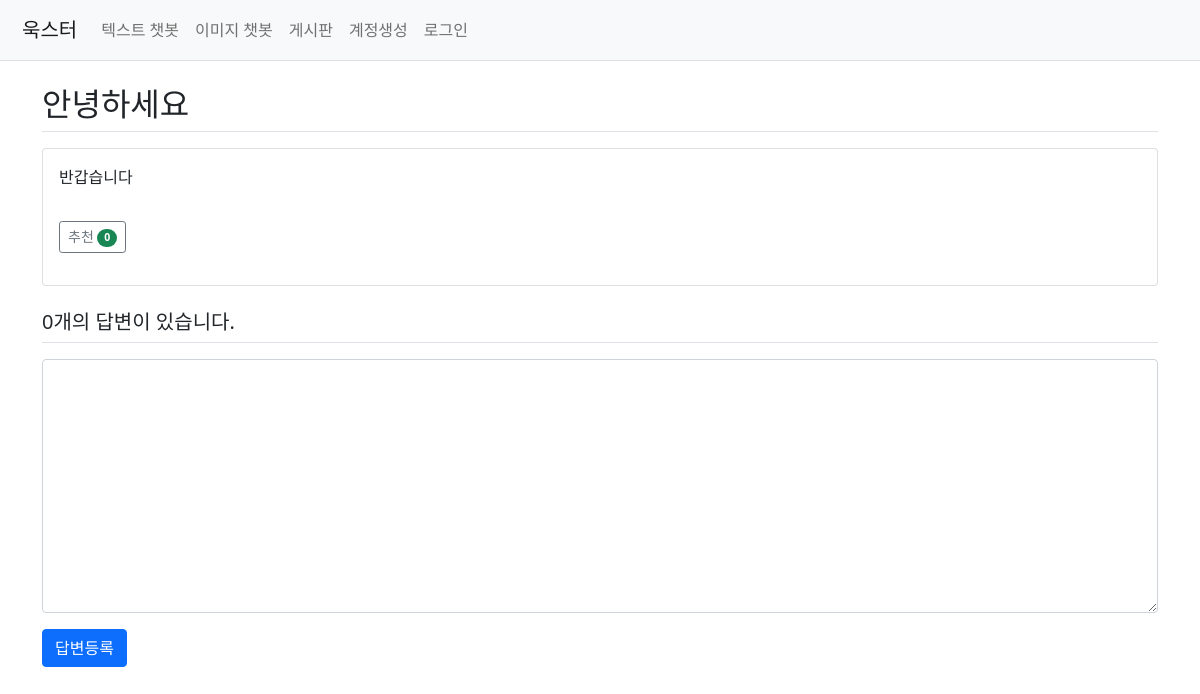
/question/detail/1/, run on an earlier commit of the app's database.
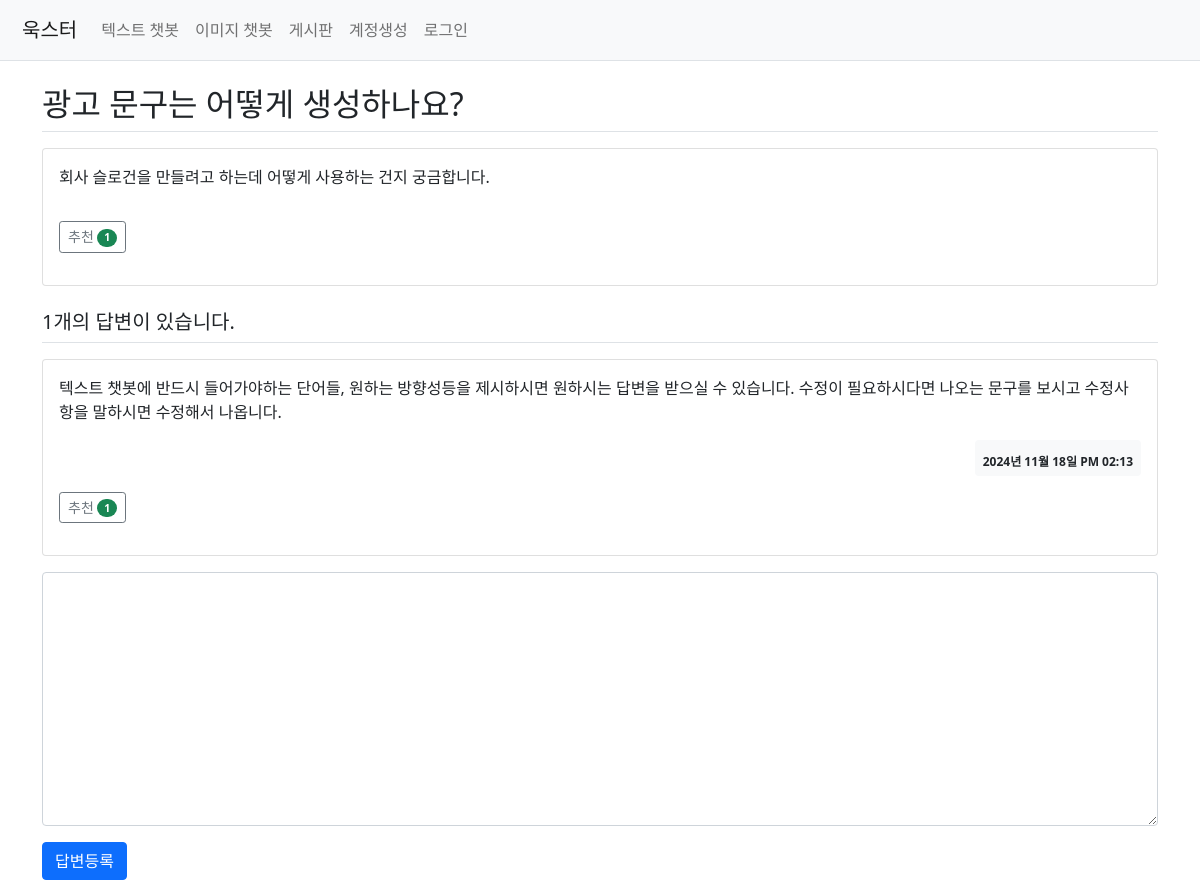
And on a later commit of the database.
### my_flask_app/models.py (models this page shows)
class Question(db.Model):
    id = db.Column(db.Integer, primary_key=True)
    subject = db.Column(db.String(200), nullable=False)
    content = db.Column(db.Text(), nullable=False)
    create_date = db.Column(db.DateTime(), nullable=False)
    user_id = db.Column(db.Integer, db.ForeignKey('user.id', ondelete='CASCADE'), nullable=False)
    user = db.relationship('User', backref=db.backref('question_set'))
    modify_date = db.Column(db.DateTime(), nullable=True)
    voter = db.relationship('User', secondary=question_voter, backref=db.backref('question_voter_set'))

class Answer(db.Model):
    id = db.Column(db.Integer, primary_key=True)
    question_id = db.Column(db.Integer, db.ForeignKey('question.id', ondelete='CASCADE'))
    question = db.relationship('Question', backref=db.backref('answer_set'))
    content = db.Column(db.Text(), nullable=False)
    create_date = db.Column(db.DateTime(), nullable=False)
    user_id = db.Column(db.Integer, db.ForeignKey('user.id', ondelete='CASCADE'), nullable=False)
    user = db.relationship('User', backref=db.backref('answer_set'))
    modify_date = db.Column(db.DateTime(), nullable=True)
    voter = db.relationship('User', secondary=answer_voter, backref=db.backref('answer_voter_set'))

### my_flask_app/views/question_views.py (the view)
@bp.route('/detail/<int:question_id>/')
def detail(question_id):
    form = AnswerForm()
    question = Question.query.get_or_404(question_id)
    return render_template('question/question_detail.html', question=question, form=form)

### my_flask_app/forms.py
class AnswerForm(FlaskForm):
    content = TextAreaField('내용', validators=[DataRequired('내용은 필수입력 항목입니다.')])

### my_flask_app/filter.py (called while the page is built)
def format_datetime(value, fmt='%Y년 %m월 %d일 %p %I:%M'):
    return value.strftime(fmt)

### my_flask_app/templates/question/question_detail.html (shortened to what this page needs)
{% extends 'base.html' %}
{% block content %}
<div class="container my-3">
    <h2 class="border-bottom py-2">{{ question.subject }}</h2>
    <div class="card my-3">
        <div class="card-body">
            <div class="card-text">{{ question.content|markdown }}</div>
            <div class="my-3">
                <a href="javascript:void(0)" data-uri="{{ url_for('question.vote', question_id=question.id) }}"
                    class="recommend btn btn-sm btn-outline-secondary"> 추천
                    <span class="badge rounded-pill bg-success">{{ question.voter|length }}</span>
                </a>
            </div>
        </div>
    </div>
    <h5 class="border-bottom my-3 py-2">{{ question.answer_set|length }}개의 답변이 있습니다.</h5>
    {% for answer in question.answer_set %}
    <div class="card my-3">
        <div class="card-body">
            <div class="card-text">{{ answer.content|markdown }}</div>
            <div class="d-flex justify-content-end">
                <div class="badge bg-light text-dark p-2 text-start">
                    <div>{{ answer.create_date|datetime }}</div>
                </div>
            </div>
            <div class="my-3">
                <a href="javascript:void(0)" data-uri="{{ url_for('answer.vote', answer_id=answer.id) }}"
                    class="recommend btn btn-sm btn-outline-secondary"> 추천
                    <span class="badge rounded-pill bg-success">{{ answer.voter|length }}</span>
                </a>
            </div>
        </div>
    </div>
    {% endfor %}
    <form action="{{ url_for('answer.create', question_id=question.id) }}" method="post" class="my-3">
        <div class="mb-3">
            <textarea {% if not current_user %}disabled{% endif %}
                    name="content" id="content" class="form-control" rows="10"></textarea>
        </div>
        <input type="submit" value="답변등록" class="btn btn-primary">
    </form>
</div>
{% endblock %}

What changed in the data, as far as the page shows it:
changed Question: subject "안녕하세요" → "광고 문구는 어떻게 생성하나요?"; content "반갑습니다" → "회사 슬로건을 만들려고 하는데 어떻게 사용하는 건지 궁금합니다."
added Answer: content "텍스트 챗봇에 반드시 들어가야하는 단어들, 원하는 방향성등을 제시하시면 원하시는 답변을 받으실 수 있습니다. 수정이 필요하시다면 나오는 문구를 보시고 수정사항을 말하시면 수정해서 나옵니다.", create_date "2024년 11월 18일 PM 02:13", voter|length "1"
Also different on the page:
{{ question.voter|length }}: "0" → "1"
{{ question.answer_set|length }}: "0" → "1"
